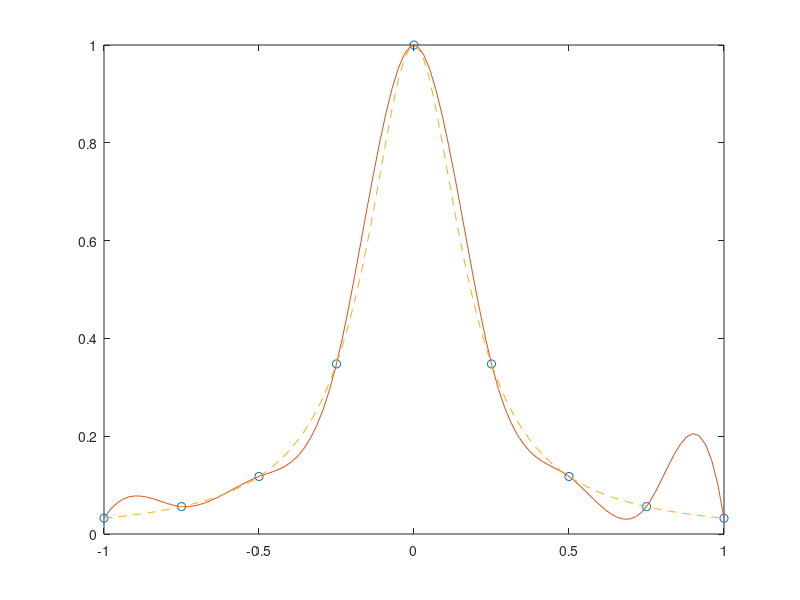

The MATLAB script that drew this image:
% this is a spline example with clamped interpolation 
% yy=spline(x, y, xx);
% Performs cubic spline interpolation, generally using not-a-knot conditions. 
% If y contains two more values than x has entries, 
% then the first and last value in y are used as the derivatives at the end points (i.e. clamped)
close all
% Example: 
% Generate data (9 points):
x = linspace(-1, 1, 9); % generates n points
y = 1./(1+30*x.^2);
yc = [1 y -4];


% Calculate 100 model points and determine not-a-knot interpolation
xx = linspace(-1, 1); % returns a row vector of 100 evenly spaced points between x1 and x2.
yyc = spline(x, yc, xx);

% Calculate actual function values at model points and data points, 
% the 9-point clamped interpolation (solid), and the actual function (dashed), 
yr = 1./(1+30*xx.^2);
plot(x, y, 'o', xx, yyc, '-', xx, yr, '--');

